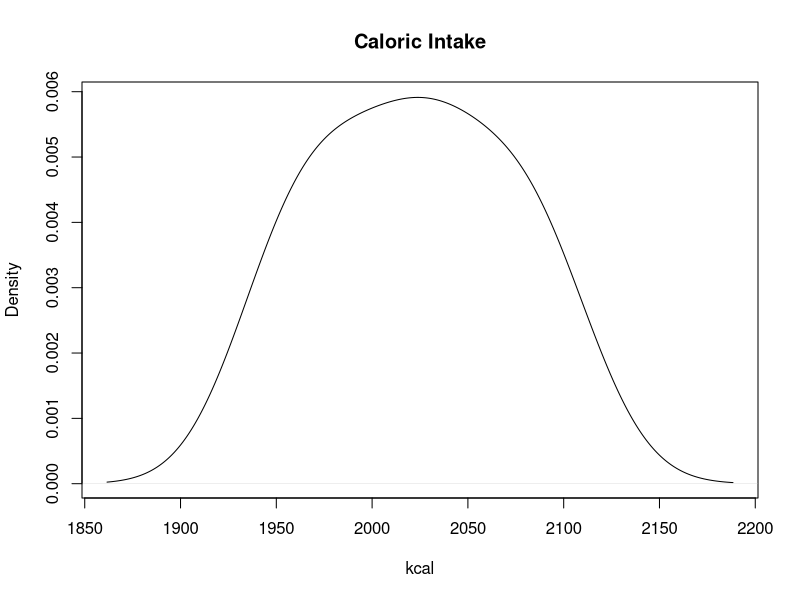
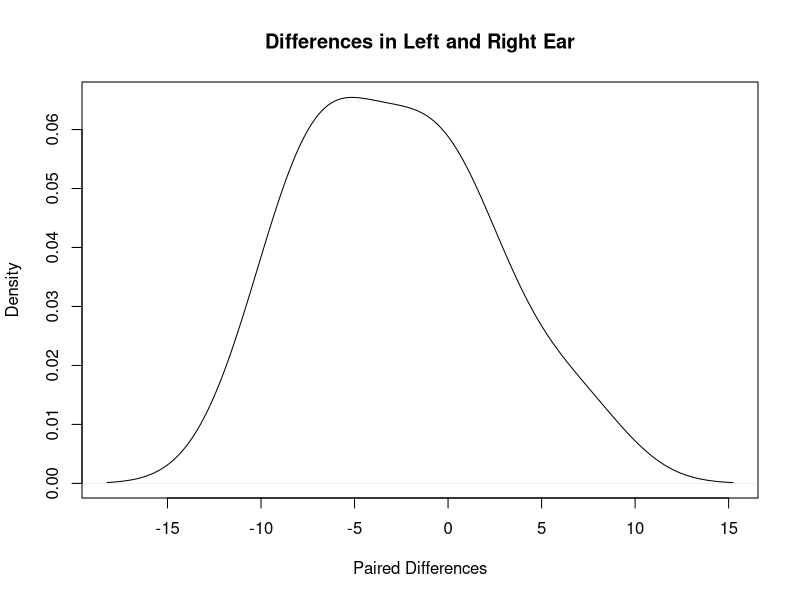
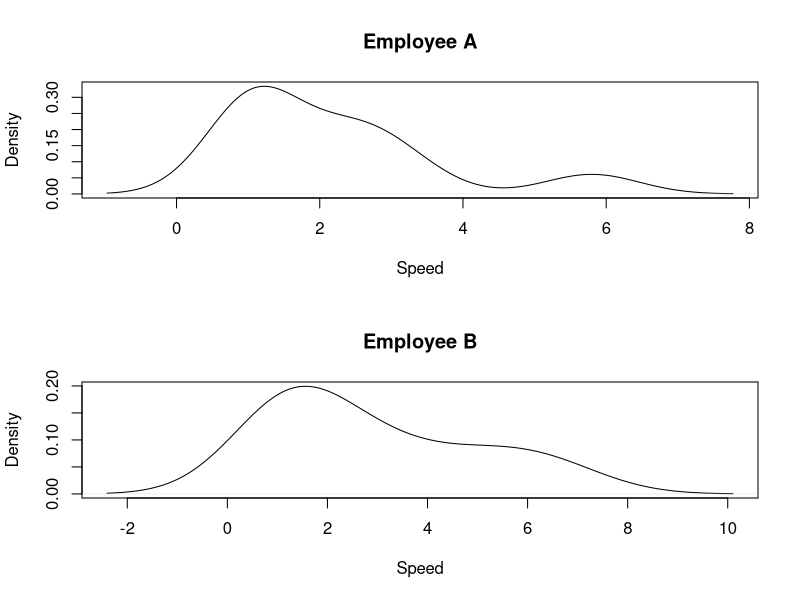

Source code (R) for these figures, in order:
## ---- chunk 1

## Sampled data
calls1 <- c(2,1,3,3,3,3,1,3,16,2,2,12,20,3,1)

## Determine test statistic
v <- sum(calls1 > 5)
v

## Determine sample size
n <- length(calls1)

## Determine p-value
binom.test(v, n, alternative="less")

## Compare p-value with
pbinom(v, n, 0.5)
## ---- chunk 2

calls2 <- c(22,35,31,41,36,1,21,37,1,42,32,33,28,41,44)

v2 <- sum(calls2 > 30)
v2

## Determine sample size
n2 <- length(calls2)

## Determine p-value
binom.test(v2, n2, alternative="greater")

## Compare p-value with
1 - pbinom(v2 - 1, n2, 0.5)
## or
pbinom(v2 - 1, n2, 0.5, lower.tail = FALSE)
## ---- chunk 3
v3 <- sum(calls2 > 25)
v3

## Determine p-value
binom.test(v3, n2, alternative="two.sided")

## Compare with
2*(1 - pbinom(v3 - 1, 15, 0.5))
## ---- chunk 4
caloric_intake <- c(1950, 2020, 2100, 1985, 2040, 1990, 2070, 2030, 1955, 2080)

## check is data looks symmetric.
## Symmetry needed for Wilcoxon Rank Sign Test
## Otherwise use Sign Test
plot(density(caloric_intake), main ="Caloric Intake", xlab = "kcal")
## OK. Somewhat symmetric

## sample size 10
## no tied tanks. Function will display a message if they exist
## no value equal to null. Function will display a message if they exist
wilcox.test(caloric_intake, mu = 2000, alternative = "two.sided")
## ---- chunk 5
v4 <- sum(caloric_intake > 2000)
v4

## Determine p-value
binom.test(v4, 10, alternative = "two.sided")

## Compare with
2*(1 - pbinom(v4 - 1, 10, 0.5))
## ---- chunk 6
## Correct word counts
left <- c(25, 29, 10, 31, 27, 24, 27, 29, 30, 32, 20, 25)
right <- c(32, 30, 7, 36, 20, 32, 26, 33, 32, 32, 30, 32)

## paired differences
paired_diff <- left - right

plot(density(paired_diff), main ="Differences in Left and Right Ear", xlab = "Paired Differences")

v5 <- sum(paired_diff > 0)
v5

## Determine p-value
binom.test(v5, length(paired_diff), alternative="two.sided")

## Compare with
2*(pbinom(v5, length(paired_diff), 0.5))
## ---- chunk 7
wilcox.test(left, right, alternative="two.sided", paired=TRUE, exact = FALSE)

## OR

wilcox.test(paired_diff, alternative="two.sided", exact = FALSE)
## ---- chunk 8
## Register data
rpA <- c(5.8, 1, 1.1, 2.1, 2.5, 1.1, 1, 1.2, 3.2, 2.7)
rpB <- c(1.5, 2.7, 6.6, 4.6, 1.1, 1.2, 5.7, 3.2, 1.2, 1.3)

par(mfrow=c(2,1))
plot(density(rpA), main = "Employee A", xlab="Speed")
plot(density(rpB), main = "Employee B", xlab="Speed")

## Conduct the test
wilcox.test(rpA, rpB, alternative = "two.sided", exact = FALSE)
